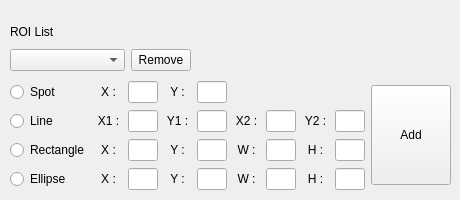
    <widget class="QWidget" name="tabRegionOfInterests">
     <attribute name="title">
      <string>Region of Interests</string>
     </attribute>
     <widget class="QWidget" name="gridLayoutWidget_12">
      <property name="geometry">
       <rect>
        <x>10</x>
        <y>20</y>
        <width>181</width>
        <height>51</height>
       </rect>
      </property>
      <layout class="QGridLayout" name="gridLayout_12">
       <item row="1" column="0">
        <widget class="QComboBox" name="comboBox_ListRoi"/>
       </item>
       <item row="0" column="0">
        <widget class="QLabel" name="label_42">
         <property name="text">
          <string>ROI List</string>
         </property>
        </widget>
       </item>
       <item row="1" column="1">
        <widget class="QPushButton" name="pushButton_RemoveRoiItem">
         <property name="maximumSize">
          <size>
           <width>60</width>
           <height>16777215</height>
          </size>
         </property>
         <property name="text">
          <string>Remove</string>
         </property>
        </widget>
       </item>
      </layout>
     </widget>
     <widget class="QWidget" name="gridLayoutWidget_13">
      <property name="geometry">
       <rect>
        <x>10</x>
        <y>80</y>
        <width>441</width>
        <height>111</height>
       </rect>
      </property>
      <layout class="QGridLayout" name="gridLayout_13">
       <item row="1" column="8">
        <widget class="QLineEdit" name="lineEdit_LineY2">
         <property name="maximumSize">
          <size>
           <width>30</width>
           <height>16777215</height>
          </size>
         </property>
        </widget>
       </item>
       <item row="3" column="3">
        <widget class="QLabel" name="label_52">
         <property name="text">
          <string>Y :</string>
         </property>
         <property name="alignment">
          <set>Qt::AlignCenter</set>
         </property>
        </widget>
       </item>
       <item row="1" column="7">
        <widget class="QLabel" name="label_48">
         <property name="text">
          <string>Y2 :</string>
         </property>
         <property name="alignment">
          <set>Qt::AlignCenter</set>
         </property>
        </widget>
       </item>
       <item row="0" column="4">
        <widget class="QLineEdit" name="lineEdit_SpotY">
         <property name="maximumSize">
          <size>
           <width>30</width>
           <height>16777215</height>
          </size>
         </property>
        </widget>
       </item>
       <item row="3" column="5">
        <widget class="QLabel" name="label_54">
         <property name="text">
          <string>W :</string>
         </property>
         <property name="alignment">
          <set>Qt::AlignCenter</set>
         </property>
        </widget>
       </item>
       <item row="1" column="0">
        <widget class="QRadioButton" name="radioButton_RoiLine">
         <property name="text">
          <string>Line</string>
         </property>
        </widget>
       </item>
       <item row="0" column="3">
        <widget class="QLabel" name="label_44">
         <property name="text">
          <string>Y :</string>
         </property>
         <property name="alignment">
          <set>Qt::AlignCenter</set>
         </property>
        </widget>
       </item>
       <item row="2" column="5">
        <widget class="QLabel" name="label_53">
         <property name="text">
          <string>W :</string>
         </property>
         <property name="alignment">
          <set>Qt::AlignCenter</set>
         </property>
        </widget>
       </item>
       <item row="1" column="3">
        <widget class="QLabel" name="label_46">
         <property name="text">
          <string>Y1 :</string>
         </property>
         <property name="alignment">
          <set>Qt::AlignCenter</set>
         </property>
        </widget>
       </item>
       <item row="0" column="2">
        <widget class="QLineEdit" name="lineEdit_SpotX">
         <property name="minimumSize">
          <size>
           <width>30</width>
           <height>0</height>
          </size>
         </property>
         <property name="maximumSize">
          <size>
           <width>30</width>
           <height>16777215</height>
          </size>
         </property>
        </widget>
       </item>
       <item row="2" column="0">
        <widget class="QRadioButton" name="radioButton_RoiRectangle">
         <property name="text">
          <string>Rectangle</string>
         </property>
        </widget>
       </item>
       <item row="0" column="1">
        <widget class="QLabel" name="label_43">
         <property name="text">
          <string>X :</string>
         </property>
         <property name="alignment">
          <set>Qt::AlignCenter</set>
         </property>
        </widget>
       </item>
       <item row="2" column="7">
        <widget class="QLabel" name="label_55">
         <property name="text">
          <string>H :</string>
         </property>
         <property name="alignment">
          <set>Qt::AlignCenter</set>
         </property>
        </widget>
       </item>
       <item row="2" column="1">
        <widget class="QLabel" name="label_49">
         <property name="text">
          <string>X :</string>
         </property>
         <property name="alignment">
          <set>Qt::AlignCenter</set>
         </property>
        </widget>
       </item>
       <item row="0" column="0">
        <widget class="QRadioButton" name="radioButton_RoiSpot">
         <property name="text">
          <string>Spot</string>
         </property>
        </widget>
       </item>
       <item row="3" column="1">
        <widget class="QLabel" name="label_50">
         <property name="text">
          <string>X :</string>
         </property>
         <property name="alignment">
          <set>Qt::AlignCenter</set>
         </property>
        </widget>
       </item>
       <item row="3" column="0">
        <widget class="QRadioButton" name="radioButton_RoiEllipse">
         <property name="text">
          <string>Ellipse</string>
         </property>
        </widget>
       </item>
       <item row="3" column="7">
        <widget class="QLabel" name="label_56">
         <property name="text">
          <string>H :</string>
         </property>
         <property name="alignment">
          <set>Qt::AlignCenter</set>
         </property>
        </widget>
       </item>
       <item row="1" column="1">
        <widget class="QLabel" name="label_45">
         <property name="text">
          <string>X1 :</string>
         </property>
         <property name="alignment">
          <set>Qt::AlignCenter</set>
         </property>
        </widget>
       </item>
       <item row="1" column="5">
        <widget class="QLabel" name="label_47">
         <property name="text">
          <string>X2 :</string>
         </property>
         <property name="alignment">
          <set>Qt::AlignCenter</set>
         </property>
        </widget>
       </item>
       <item row="0" column="9" rowspan="4">
        <widget class="QPushButton" name="pushButton_AddRoiItem">
         <property name="minimumSize">
          <size>
           <width>0</width>
           <height>100</height>
          </size>
         </property>
         <property name="text">
          <string>Add</string>
         </property>
        </widget>
       </item>
       <item row="2" column="3">
        <widget class="QLabel" name="label_51">
         <property name="text">
          <string>Y :</string>
         </property>
         <property name="alignment">
          <set>Qt::AlignCenter</set>
         </property>
        </widget>
       </item>
       <item row="1" column="6">
        <widget class="QLineEdit" name="lineEdit_LineX2">
         <property name="maximumSize">
          <size>
           <width>30</width>
           <height>16777215</height>
          </size>
         </property>
        </widget>
       </item>
       <item row="1" column="2">
        <widget class="QLineEdit" name="lineEdit_LineX1">
         <property name="maximumSize">
          <size>
           <width>30</width>
           <height>16777215</height>
          </size>
         </property>
        </widget>
       </item>
       <item row="1" column="4">
        <widget class="QLineEdit" name="lineEdit_LineY1">
         <property name="maximumSize">
          <size>
           <width>30</width>
           <height>16777215</height>
          </size>
         </property>
        </widget>
       </item>
       <item row="2" column="2">
        <widget class="QLineEdit" name="lineEdit_RectangleX">
         <property name="maximumSize">
          <size>
           <width>30</width>
           <height>16777215</height>
          </size>
         </property>
        </widget>
       </item>
       <item row="3" column="2">
        <widget class="QLineEdit" name="lineEdit_EllipseX">
         <property name="maximumSize">
          <size>
           <width>30</width>
           <height>16777215</height>
          </size>
         </property>
        </widget>
       </item>
       <item row="2" column="4">
        <widget class="QLineEdit" name="lineEdit_RectangleY">
         <property name="maximumSize">
          <size>
           <width>30</width>
           <height>16777215</height>
          </size>
         </property>
        </widget>
       </item>
       <item row="3" column="4">
        <widget class="QLineEdit" name="lineEdit_EllipseY">
         <property name="maximumSize">
          <size>
           <width>30</width>
           <height>16777215</height>
          </size>
         </property>
        </widget>
       </item>
       <item row="2" column="6">
        <widget class="QLineEdit" name="lineEdit_RectangleW">
         <property name="maximumSize">
          <size>
           <width>30</width>
           <height>16777215</height>
          </size>
         </property>
        </widget>
       </item>
       <item row="3" column="6">
        <widget class="QLineEdit" name="lineEdit_EllipseW">
         <property name="maximumSize">
          <size>
           <width>30</width>
           <height>16777215</height>
          </size>
         </property>
        </widget>
       </item>
       <item row="2" column="8">
        <widget class="QLineEdit" name="lineEdit_RectangleH">
         <property name="maximumSize">
          <size>
           <width>30</width>
           <height>16777215</height>
          </size>
         </property>
        </widget>
       </item>
       <item row="3" column="8">
        <widget class="QLineEdit" name="lineEdit_EllipseH">
         <property name="maximumSize">
          <size>
           <width>30</width>
           <height>16777215</height>
          </size>
         </property>
        </widget>
       </item>
      </layout>
     </widget>
    </widget>
